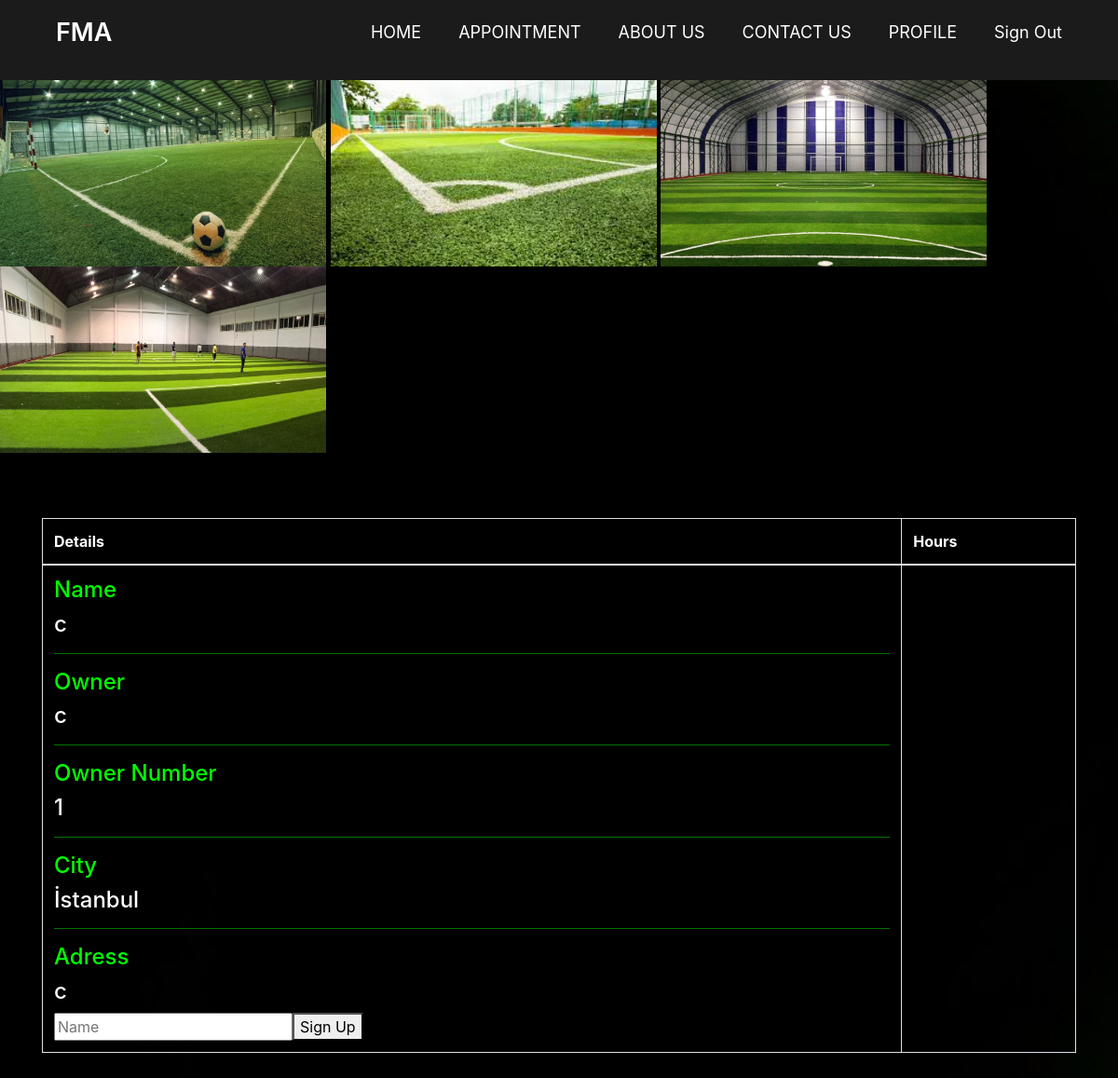
/appointment_comment/1, run on the app's committed database.
### web.py (models this page shows)
class FootballArea(db.Model):
    id = db.Column(db.Integer,primary_key = True)
    OwnerName = db.Column(db.String(80))
    OwnerNumber = db.Column(db.String(80))
    AreaName = db.Column(db.String(80))
    LikeCoun = db.Column(db.Integer)
    City = db.Column(db.String(80))
    adress = db.Column(db.Text)
    users_id = db.Column(db.Integer, db.ForeignKey('users.id'))
    clocks = db.relationship('Clocks',backref = 'owner_area')

### web.py (the view)
@app.route("/appointment_comment/<string:id>")
def appointment_comment(id):
    area = FootballArea.query.filter_by(id = id).first()
    return render_template("appointment_comment.html",area=area)

### templates/appointment_comment.html (shortened to what this page needs)
<!DOCTYPE html>
<html>
<head>
<link rel="stylesheet" href="https://maxcdn.bootstrapcdn.com/bootstrap/4.0.0/css/bootstrap.min.css">
<link rel="stylesheet" type="text/css" href="/static/book_Appointment.css">
</head>
<body>
  <nav>
    <div class="logo">
FMA</div>
    <ul>
<li><a href="/homepage">HOME</a></li>
<li>
        <a href="/appointment">APPOINTMENT</a>
</li>
<li><a href="/aboutus">ABOUT US</a></li>
<li><a href="/contactus">CONTACT US</a></li>
<li><a href="/myprofil">PROFILE</a></li>
  {% if  id != 0 %}
      <li><a href="/signout">Sign Out</a></li>
    {% endif %}
</ul>
</nav>
    <img src="/static/images/halısaha1.jpg" alt="" height="200" width="350"/>
    <img src="/static/images/halısaha2.jpg" alt="" height="200" width="350"/>
    <img src="/static/images/halısaha4.jpg" alt="" height="200" width="350"/>
    <img src="/static/images/halısaha5.jpg" alt="" height="200" width="350"/>
    <div style=" color: white; margin-top: 70px;" class="container">
        <table class="table table-bordered">
            <thead>
              <tr>
                <th scope="col"> Details</th>
                <th scope="col"> Hours</th>
              </tr>
            </thead>
            <tbody>
              <td><h4 style="color: rgb(0, 255, 0);">Name</h4>
              <h4>{{area.AreaName}}</h4>
              <hr color="green">
              <h4 style="color:rgb(0, 255, 0);">Owner</h4>
              <h4>{{area.OwnerName}} </h4>
              <hr color="green">
              <h4 style="color: rgb(0, 255, 0);">Owner Number</h4>
              <h4>{{area.OwnerNumber}}</h4>
              <hr color="green">
              <h4 style="color:rgb(0, 255, 0);">City</h4>
              <h4>{{area.City}}</h4>
              <hr color="green">
              <h4 style="color: rgb(0, 255, 0);">Adress</h4>
              <h4>{{area.adress}}</h4>
              <form id="user" class="input-group" action="/app_comm/{{area.id}}" method="POST">
                <input type="text" name="Com" class="input-field" placeholder="Name" required>
                <button type="submit" class="submit-btn">Sign Up</button>
            </form>
              </td>
              <td>
              </td>
            </tbody>
        </table>
    </div>
</body>
</html>

### static/book_Appointment.css (style rules this page uses)
body { background: url(/static/images/back2.jpg) no-repeat; height: 2500px; background-attachment: fixed; background-position: center; background-repeat: no-repeat; background-size: cover; margin: 0; padding: 0; }
h4 { color: rgb(255, 255, 255); }
nav { background: #1b1b1b; width:auto; }
nav:after { content: ''; clear: both; display: table; }
nav .logo { float: left; color: white; font-size: 27px; font-weight: 600; line-height: 70px; padding-left: 60px; }
nav ul { float: right; margin-right: 40px; list-style: none; position: relative; }
nav ul li { float: left; display: inline-block; background: #1b1b1b; margin: 0 5px; }
nav ul li a { color: white; line-height: 70px; text-decoration: none; font-size: 18px; padding: 8px 15px; }

### data on the page
FootballArea: AreaName "c", OwnerName "c", OwnerNumber "1", City "İstanbul", adress "c"
